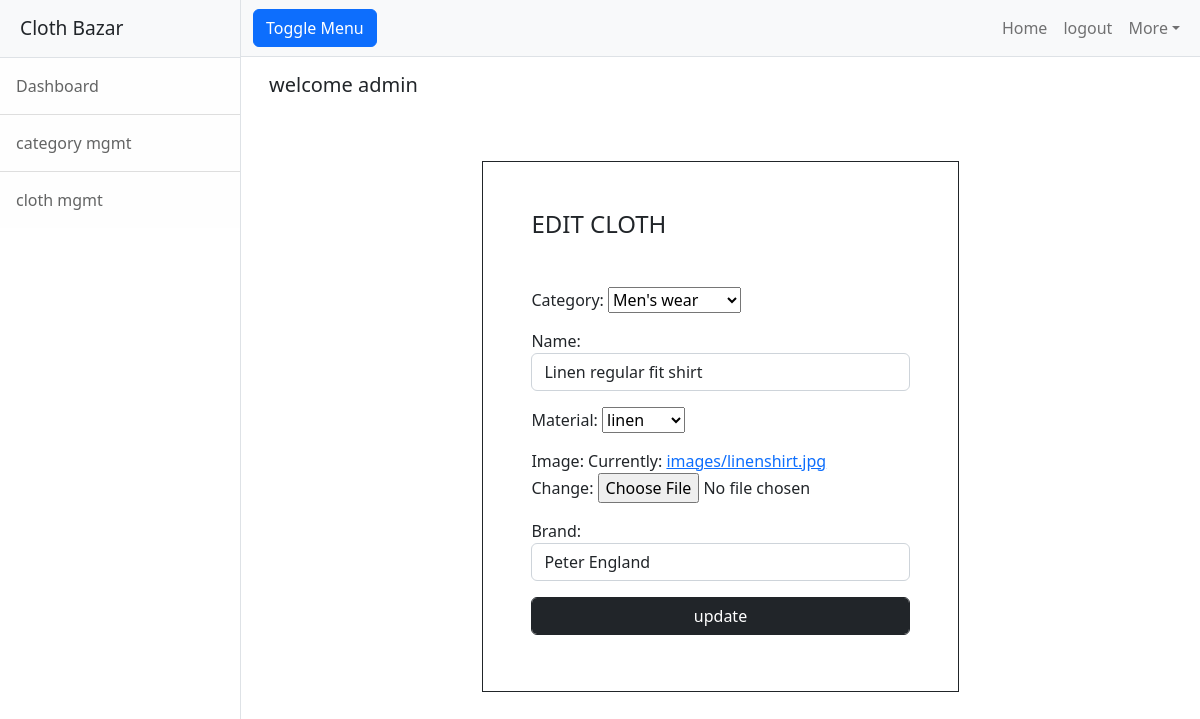
The page /cloth/1/edit (signed in) on the database its author committed.
### yousta/models.py (models this page shows, shortened)
class User(AbstractUser):
    phone=models.CharField(max_length=100,unique=True)
    address=models.CharField(max_length=200)

class Cloths(models.Model):
    category=models.ForeignKey(Category,on_delete=models.SET_NULL,null=True)
    name=models.CharField(max_length=200)
    options=(
        ("linen","linen"),
        ("cotton","cotton"),
        ("satin","satin"),
        ("nylon","nylon"),
        ("polyster","polyster"),
        ("silk","silk")
    )
    material=models.CharField(max_length=200,choices=options,default="cotton")
    image=models.ImageField(upload_to="images")
    brand=models.CharField(max_length=200)

class Category(models.Model):
    name=models.CharField(max_length=200,unique=True)
    is_active=models.BooleanField(default=True)
    def __str__(self):
        return self.name

### yousta/views.py (the view, shortened to what this page needs)
# urls.py: path("cloth/<int:pk>/edit",ClothUpdateView.as_view(),name="cloth-edit"),
@method_decorator(decs,name="dispatch")
class ClothUpdateView(UpdateView):
    template_name="yousta/cloth_edit.html"
    form_class=ClothAddForm
    model=Cloths
    success_url=reverse_lazy("cloth-list")

### yousta/forms.py
class ClothAddForm(forms.ModelForm):
    class Meta:
        model=Cloths
        fields="__all__"
        widgets={
            "name":forms.TextInput(attrs={"class":"form-control"}),
            "brand":forms.TextInput(attrs={"class":"form-control"})
        }

### yousta/views.py (called while the page is built)
def signin_required(fn):
    def wrapper(request,*args,**kwargs):
        if not request.user.is_authenticated:
            messages.error(request,"invalid session!..please login")
            return redirect("signin")
        else:
            return fn(request,*args,**kwargs)
    return wrapper

def is_admin(fn):
    def wrapper(request,*args,**kwargs):
        if not request.user.is_superuser:
            messages.error(request,"Permission denied for current user !")
            return redirect("signin")
        else:
            return fn(request,*args,**kwargs)
    return wrapper

### yousta/templates/yousta/cloth_edit.html (shortened to what this page needs)
{%extends 'yousta/base.html'%}
{%block body_block%}
<div class="container mt-5 d-flex flex-column align-items-center ">
    <div class="border border-dark p-5">
         <form action="" method="post" enctype="multipart/form-data">
             <h4 class="mb-5">EDIT CLOTH</h4>
             {{form.as_p}}
             <input type="submit" value="update" class="form-control btn btn-dark mb-2">
         </form>
    </div>
 </div>
{%endblock%}

### yousta/templates/yousta/base.html (shortened to what this page needs)
<!DOCTYPE html>
{%load static%}
<html lang="en">
    <head>
        <link href="{%static 'css/styles.css' %}" rel="stylesheet" />
    </head>
    <body>
        <div class="d-flex" id="wrapper">
            <div class="border-end bg-white" id="sidebar-wrapper">
                <div class="sidebar-heading border-bottom bg-light">Cloth Bazar</div>
                <div class="list-group list-group-flush">
                    <a class="list-group-item list-group-item-action list-group-item-light p-3" href="#!">Dashboard</a>
                    <a class="list-group-item list-group-item-action list-group-item-light p-3" href="{%url 'add-category'%}">category mgmt</a>
                    <a class="list-group-item list-group-item-action list-group-item-light p-3" href="{%url 'cloth-add'%}">cloth mgmt</a>
                </div>
            </div>
            <div id="page-content-wrapper">
                <nav class="navbar navbar-expand-lg navbar-light bg-light border-bottom sticky-top">
                    <div class="container-fluid">
                        <button class="btn btn-primary" id="sidebarToggle">Toggle Menu</button>
                        <div class="collapse navbar-collapse" id="navbarSupportedContent">
                            <ul class="navbar-nav ms-auto mt-2 mt-lg-0">
                                <li class="nav-item active"><a class="nav-link" href="#!">Home</a></li>
                                <li class="nav-item"><a class="nav-link" href="{%url 'signout'%}">logout</a></li>
                                <li class="nav-item dropdown">
                                    <a class="nav-link dropdown-toggle" id="navbarDropdown" href="#" role="button" data-bs-toggle="dropdown" aria-haspopup="true" aria-expanded="false">More</a>
                                </li>
                            </ul>
                        </div>
                    </div>
                </nav>
                <div class="container-fluid">
                    <h5 class="p-3">welcome {{request.user}}</h5>
                    {%block body_block%}
                    {%endblock%}
                </div>
            </div>
        </div>
    </body>
</html>

### rows shown on the page
User: user "admin"
Cloths: category "Men's wear", material "linen", brand "Peter England"
Category: name "Linen regular fit shirt"
